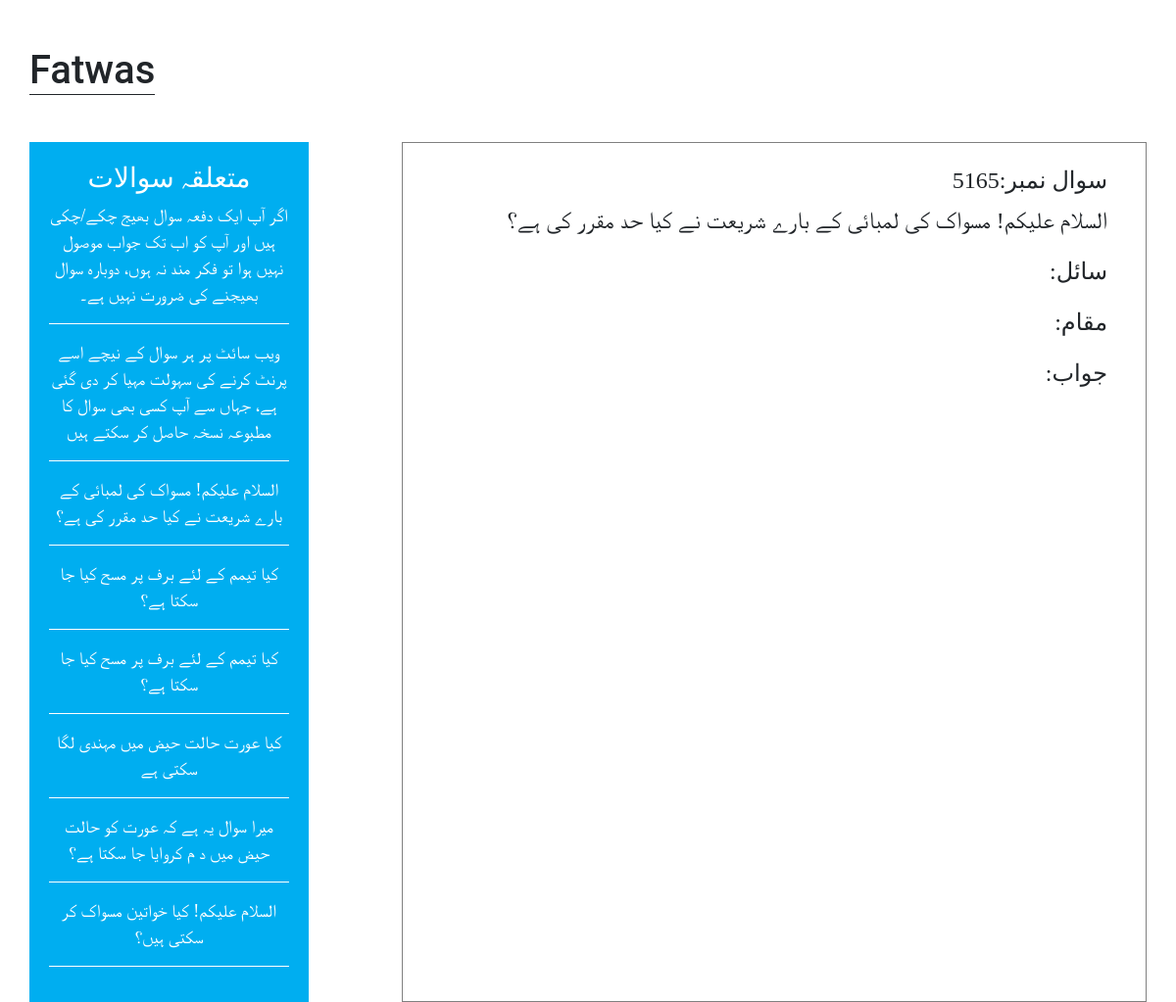
The page /FatwaDetail.php on the database as committed earlier.
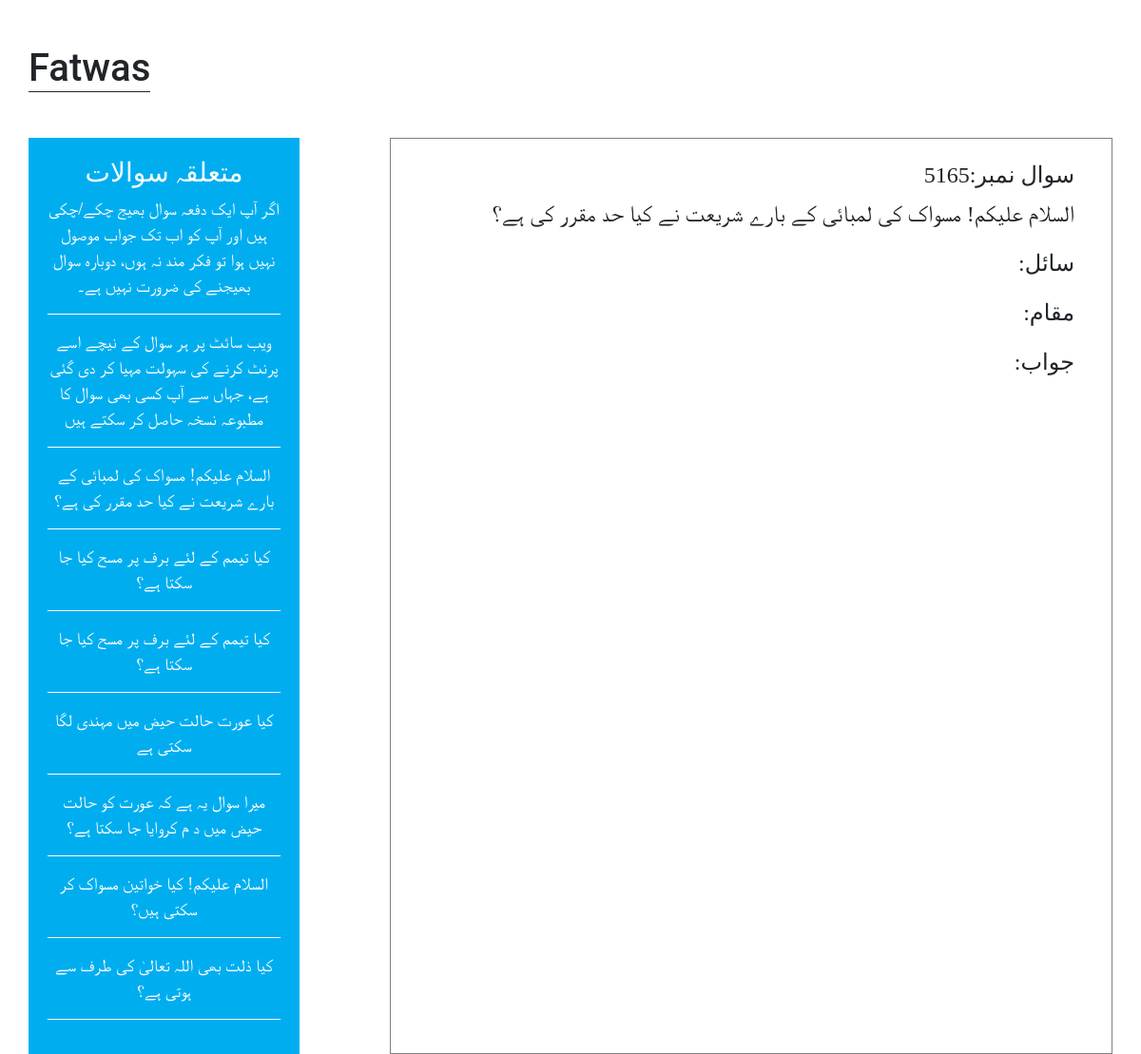
The same page on the database as committed later.
### tables this page shows
CREATE TABLE `questions` (
  `id` int(11) NOT NULL,
  `Questioner_name` varchar(100) NOT NULL,
  `Questioner_email` varchar(100) NOT NULL,
  `Questioner_whatappno` bigint(20) NOT NULL,
  `Questioner_address` varchar(200) NOT NULL,
  `Questioner_city` varchar(50) NOT NULL,
  `Questioner_country` varchar(50) NOT NULL,
  `Questions` varchar(1000) NOT NULL,
  `categories` varchar(100) NOT NULL
);

### FatwaDetail.php (the view, shortened to what this page needs)
<?php
require 'connection.php';
$sql = "SELECT * FROM questions";
$result = $conn->query($sql);
?>
<!DOCTYPE html>
<html lang="en">
<head>
    <link rel="stylesheet" href="https://maxcdn.bootstrapcdn.com/bootstrap/4.0.0/css/bootstrap.min.css"
>
    <link rel="stylesheet" href="https://pro.fontawesome.com/releases/v5.10.0/css/all.css"
 />
    <link rel="stylesheet" href="style.css">
</head>
<body>
    <div class="container">
        <div class="row">
            <h1 class="media-heading mt-5 mb-5">Fatwas</h1>
        </div>
            <div class="row">
                <div class="col-md-3  sidebar">
                  <h3>متعلقہ سوالات</h3>
                  <?php
                        while ($row = $result->fetch_assoc()) {
                        ?>
                  <p class="sidebarquestions"><?php echo $row["Questions"]?></p>
                  <?php
                        }
                        ?>
                </div>
                <div class="col-md-1"></div>
                <div class="col-md-8 main">
                    <h4 class="questionN0 pt-4 pr-4">سوال نمبر:5165</h4>
                    <p class="question pr-4">السلام علیکم! مسواک کی لمبائی کے بارے شریعت نے کیا حد مقرر کی ہے؟</p>
                    <p class="pr-4">:سائل</p>
                    <p class="pr-4">:مقام</p>
                    <p class="pr-4">:جواب</p>
                </div>
            </div>
    </div>
</body>
</html>

Rows that differ between the two databases and show on the page:
added questions: Questions "کیا ذلت بھی اللہ تعالیٰ‌ کی طرف سے ہوتی ہے؟"
